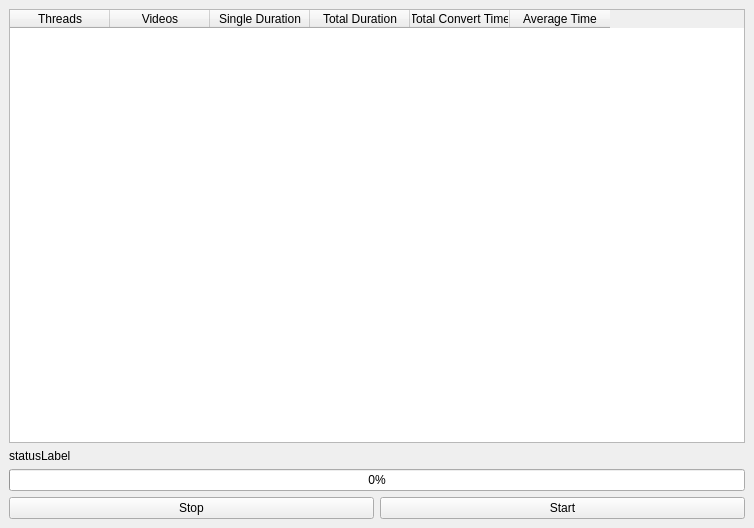
<?xml version="1.0" encoding="UTF-8"?>
<ui version="4.0">
 <class>MainWindow</class>
 <widget class="QMainWindow" name="MainWindow">
  <property name="geometry">
   <rect>
    <x>0</x>
    <y>0</y>
    <width>754</width>
    <height>528</height>
   </rect>
  </property>
  <property name="windowTitle">
   <string>MainWindow</string>
  </property>
  <widget class="QWidget" name="centralwidget">
   <layout class="QVBoxLayout" name="verticalLayout">
    <item>
     <widget class="QTableWidget" name="tableWidget">
      <property name="editTriggers">
       <set>QAbstractItemView::NoEditTriggers</set>
      </property>
      <column>
       <property name="text">
        <string>Threads</string>
       </property>
      </column>
      <column>
       <property name="text">
        <string>Videos</string>
       </property>
      </column>
      <column>
       <property name="text">
        <string>Single Duration</string>
       </property>
      </column>
      <column>
       <property name="text">
        <string>Total Duration</string>
       </property>
      </column>
      <column>
       <property name="text">
        <string>Total Convert Time</string>
       </property>
      </column>
      <column>
       <property name="text">
        <string>Average Time</string>
       </property>
      </column>
     </widget>
    </item>
    <item>
     <widget class="QLabel" name="statusLabel">
      <property name="text">
       <string>statusLabel</string>
      </property>
     </widget>
    </item>
    <item>
     <widget class="QProgressBar" name="progressBar">
      <property name="value">
       <number>0</number>
      </property>
     </widget>
    </item>
    <item>
     <layout class="QHBoxLayout" name="horizontalLayout">
      <item>
       <widget class="QPushButton" name="stopBtn">
        <property name="text">
         <string>Stop</string>
        </property>
       </widget>
      </item>
      <item>
       <widget class="QPushButton" name="startBtn">
        <property name="text">
         <string>Start</string>
        </property>
       </widget>
      </item>
     </layout>
    </item>
   </layout>
  </widget>
 </widget>
 <resources/>
 <connections/>
</ui>
